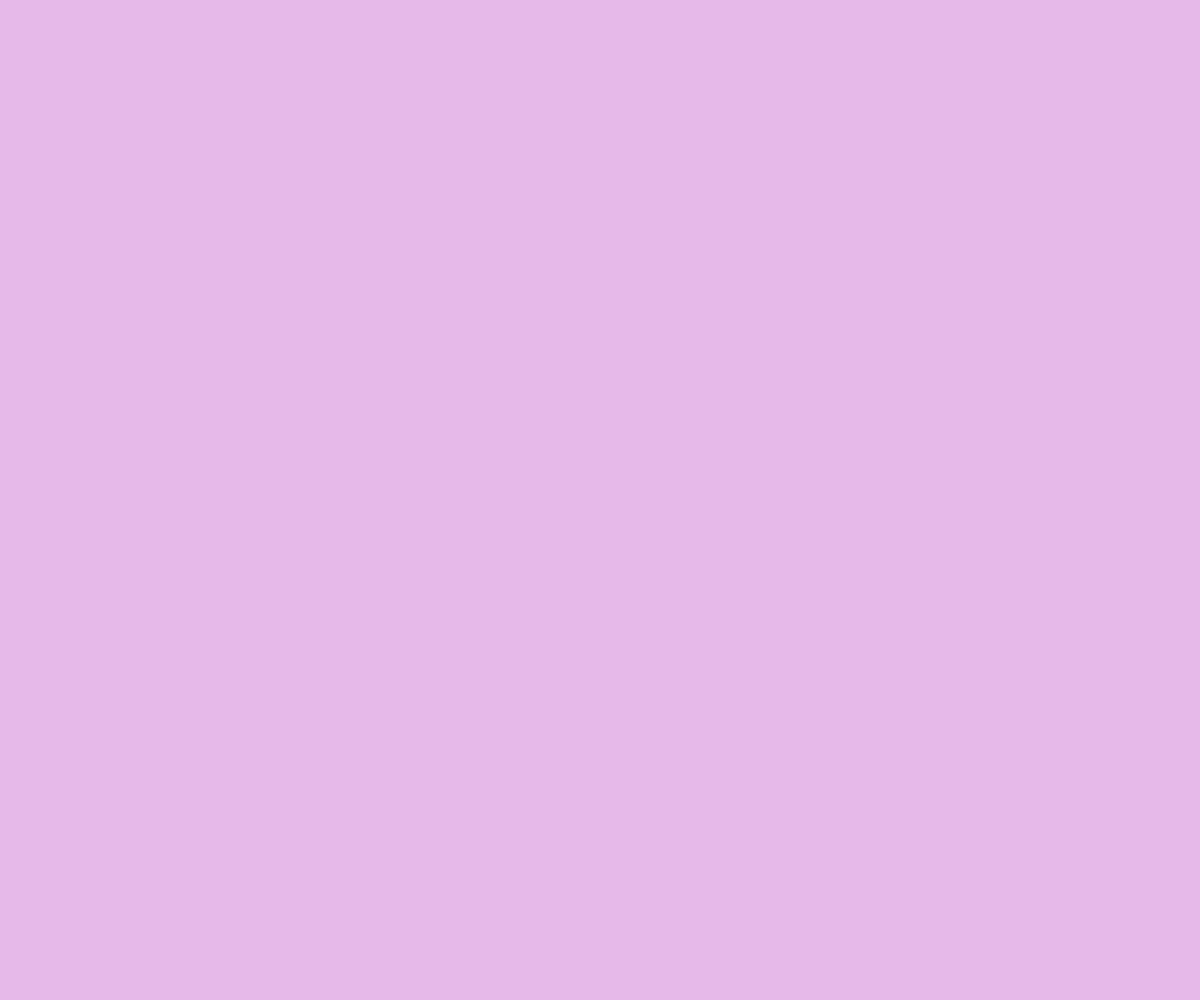
Frame 1 (no input)
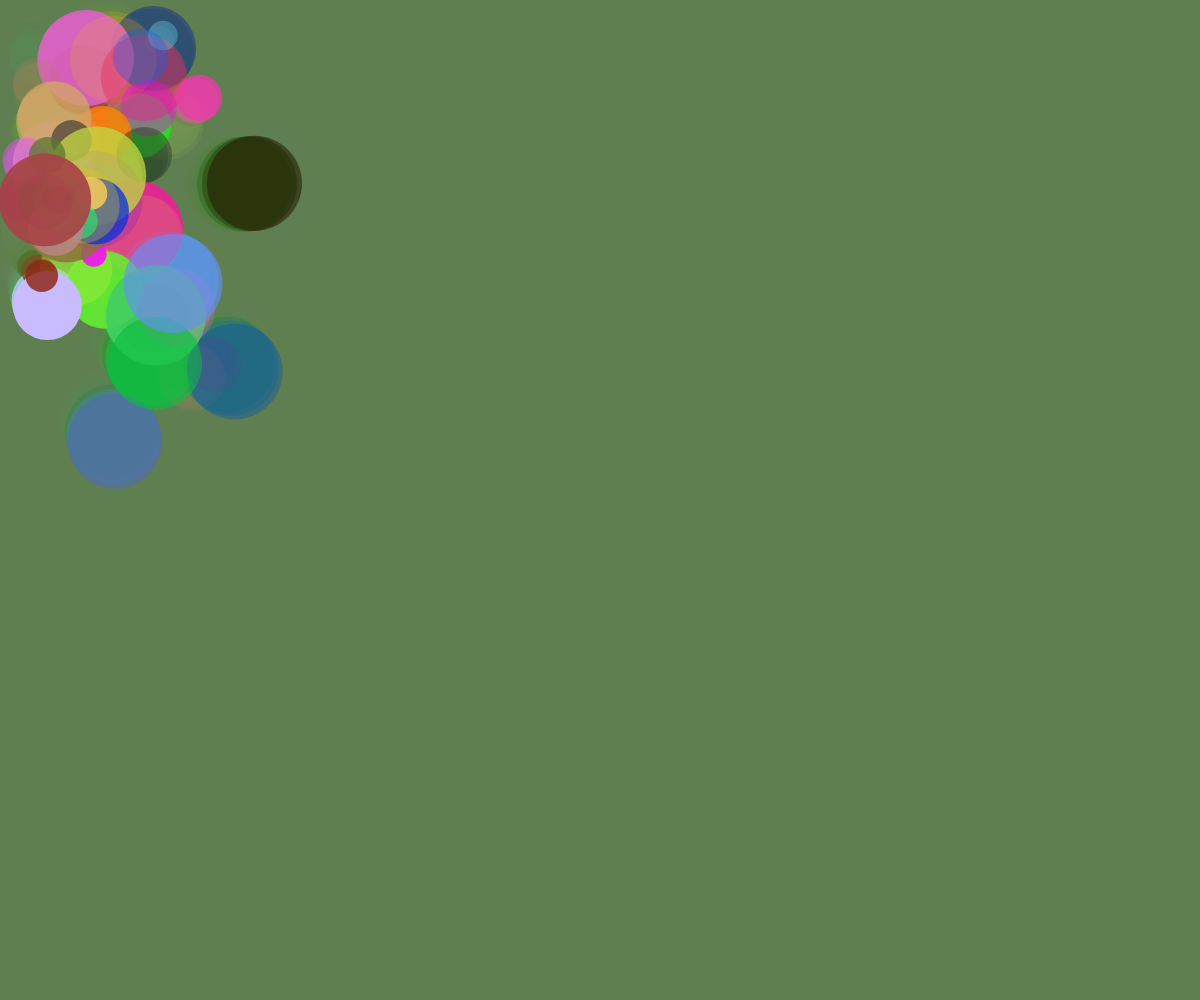
Frame 60 (no input)
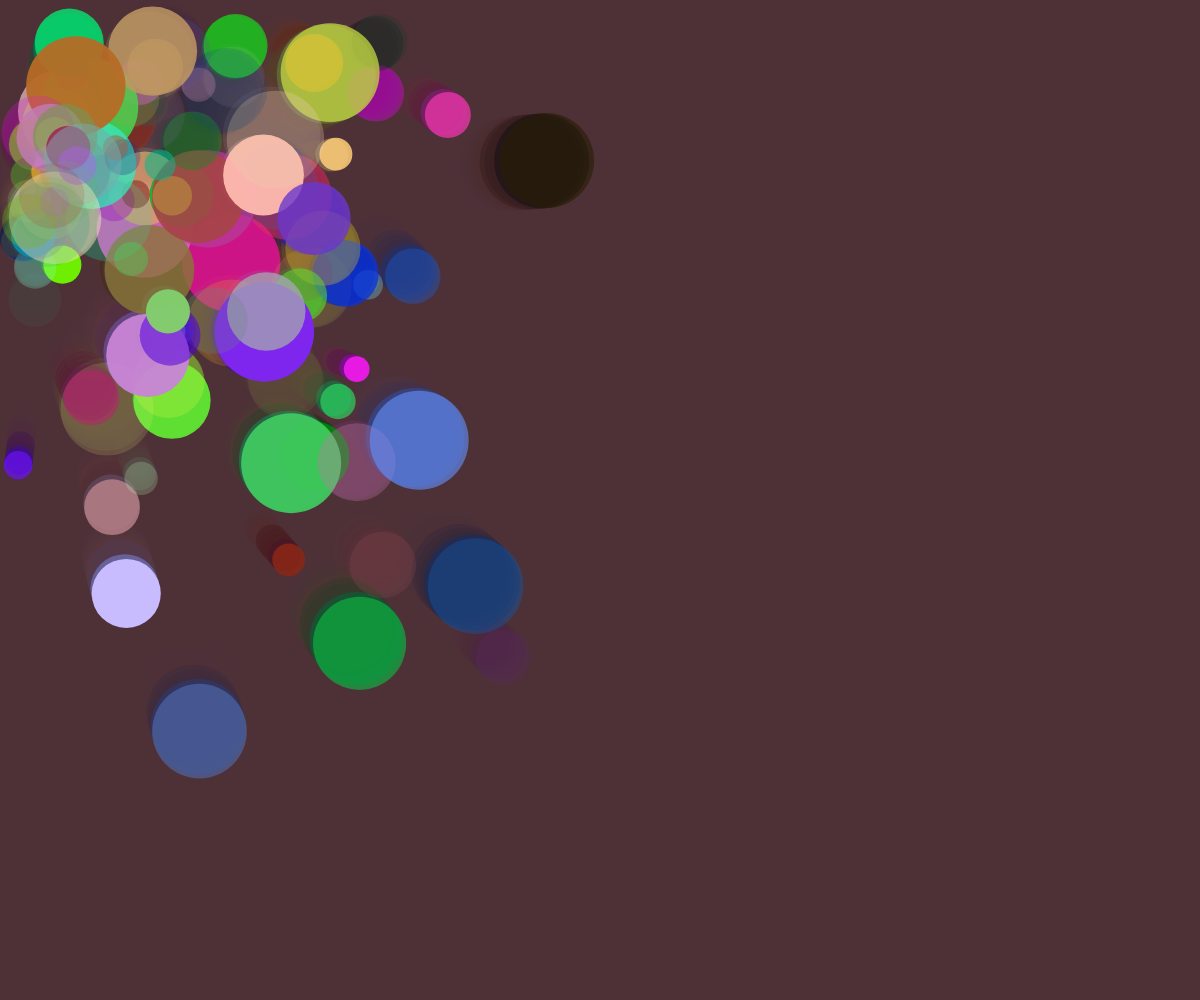
Frame 120 (the mouse pressed at the canvas centre since frame 60)

The p5.js sketch that drew these frames (run headless with seeded random() and noise() and a simulated clock; from frame 60 on, the mouse is pressed at the canvas centre):

// p5.js sketch
// ── sketch.js
// bouncing balls
// array demo
let bouncingBalls = [];



function setup() {
  createCanvas(windowWidth, windowHeight);
}

function draw() {
  background(random(255),random(255),random(255),random(255));
  moveBall();
  displayBall();
  mousePressed();
}

function mousePressed(){
  let ball = {
    x: 50,
    y: 200,
    diameter: random(25,100),
    dx: random(-5,5),
    dy: random(-5,5),
    theColor: color(random(255),random(255),random(255),random(255))
  };
  bouncingBalls.push(ball);
}

function moveBall(){
  for (let ball of bouncingBalls){
    ball.x += ball.dx;
    ball.y += ball.dy;
    
    // check for bounce
    if (ball.x + ball.diameter/2 >= width || ball.x - ball.diameter/2 <= 0){
      ball.dx *= -1;
    }
    if (ball.y + ball.diameter/2 >= height || ball.y - ball.diameter/2 <= 0){
      ball.dy *= -1;
    }
  }
}

function displayBall(){
  for (let ball of bouncingBalls){
    noStroke();
    fill(ball.theColor);
    ellipse(ball.x, ball.y, ball.diameter,ball.diameter);
  }
}
